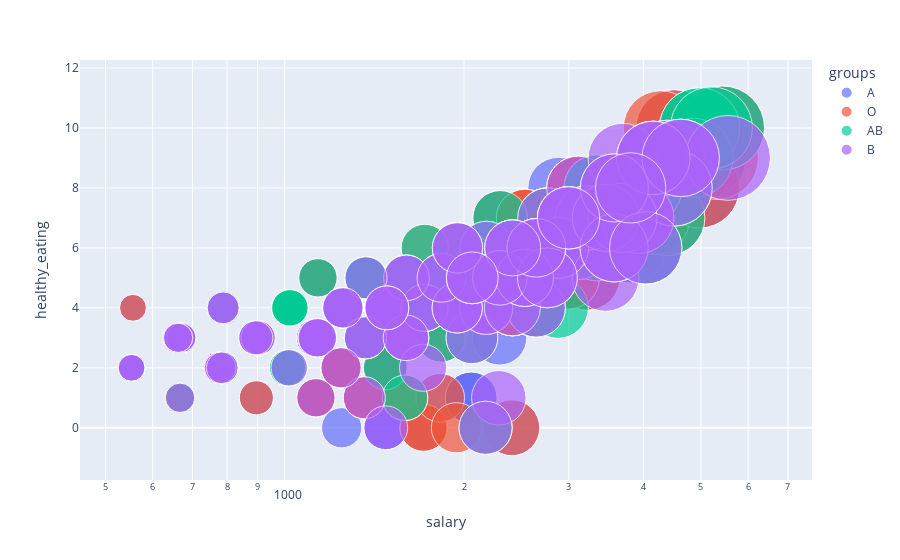

Notebook source saved alongside this figure:
### Markdown cell above
**Healthy Eating VS Salary VS Groups**

### Code cell
import plotly.express as px

fig = px.scatter(employee_salary, x= 'salary', y='healthy_eating',
                size='salary', color='groups',
                hover_name = 'groups', log_x=True, size_max=60)

fig.show()

### Figure 1 — Plotly figure (JSON) as saved in the notebook; plotly's stock layout.template omitted (floating-point values rounded to 4 significant figures; data arrays with more than 128 entries replaced by an {"elided": "..."} marker saying what was removed)
{"data": [{"hoverlabel": {"namelength": 0}, "hovertemplate": "<b>%{hovertext}</b><br><br>groups=A<br>salary=%{marker.size}<br>healthy_eating=%{y}", "hovertext": {"elided": "375 str values"}, "legendgroup": "A", "marker": {"color": "#636efa", "size": {"elided": "375 int values"}, "sizemode": "area", "sizeref": 1.542, "symbol": "circle"}, "mode": "markers", "name": "A", "showlegend": true, "type": "scatter", "x": {"elided": "375 int values"}, "xaxis": "x", "y": {"elided": "375 int values"}, "yaxis": "y"}, {"hoverlabel": {"namelength": 0}, "hovertemplate": "<b>%{hovertext}</b><br><br>groups=O<br>salary=%{marker.size}<br>healthy_eating=%{y}", "hovertext": {"elided": "375 str values"}, "legendgroup": "O", "marker": {"color": "#EF553B", "size": {"elided": "375 int values"}, "sizemode": "area", "sizeref": 1.542, "symbol": "circle"}, "mode": "markers", "name": "O", "showlegend": true, "type": "scatter", "x": {"elided": "375 int values"}, "xaxis": "x", "y": {"elided": "375 int values"}, "yaxis": "y"}, {"hoverlabel": {"namelength": 0}, "hovertemplate": "<b>%{hovertext}</b><br><br>groups=AB<br>salary=%{marker.size}<br>healthy_eating=%{y}", "hovertext": ["AB", "AB", "AB", "AB", "AB", "AB", "AB", "AB", "AB", "AB", "AB", "AB", "AB", "AB", "AB", "AB", "AB", "AB", "AB", "AB", "AB", "AB", "AB", "AB", "AB", "AB", "AB", "AB", "AB", "AB", "AB", "AB", "AB", "AB", "AB", "AB", "AB", "AB", "AB", "AB", "AB", "AB", "AB", "AB", "AB", "AB", "AB", "AB", "AB", "AB", "AB", "AB", "AB", "AB", "AB", "AB", "AB", "AB", "AB", "AB", "AB", "AB", "AB", "AB", "AB", "AB", "AB", "AB", "AB", "AB", "AB", "AB", "AB", "AB", "AB", "AB", "AB", "AB", "AB", "AB", "AB", "AB", "AB", "AB", "AB", "AB", "AB", "AB", "AB", "AB", "AB", "AB", "AB", "AB", "AB", "AB", "AB", "AB", "AB", "AB", "AB", "AB", "AB", "AB", "AB", "AB", "AB", "AB", "AB", "AB", "AB", "AB", "AB", "AB", "AB", "AB", "AB", "AB", "AB", "AB", "AB", "AB", "AB", "AB", "AB"], "legendgroup": "AB", "marker": {"color": "#00cc96", "size": [1484, 3460, 3460, 1252, 670, 2179, 670, 2297, 1830, 2182, 2878, 1601, 1484, 1252, 1020, 670, 2878, 2878, 2529, 1950, 2182, 902, 4041, 2182, 902, 3574, 2062, 1366, 1011, 1475, 667, 1716, 1369, 5435, 1369, 2414, 4041, 1716, 4158, 1020, 1369, 1252, 1252, 2065, 3228, 1833, 2764, 2414, 4387, 3110, 2878, 1601, 1252, 2179, 1716, 2414, 1017, 1716, 670, 3110, 785, 3691, 3228, 3345, 3345, 4972, 1137, 1020, 1484, 2182, 1718, 553, 1020, 2878, 2065, 2174, 4038, 1833, 2875, 1369, 2996, 1252, 4622, 4972, 1601, 2179, 1252, 2065, 3228, 2065, 2643, 3345, 4854, 2414, 788, 1252, 902, 1833, 3345, 2414, 2646, 1484, 4041, 2300, 1252, 894, 4505, 2414, 1948, 1592, 3460, 1716, 1017, 553, 4390, 2179, 3345, 3342, 788, 1011, 4041, 5204, 4622, 1366, 2414], "sizemode": "area", "sizeref": 1.542, "symbol": "circle"}, "mode": "markers", "name": "AB", "showlegend": true, "type": "scatter", "x": [1484, 3460, 3460, 1252, 670, 2179, 670, 2297, 1830, 2182, 2878, 1601, 1484, 1252, 1020, 670, 2878, 2878, 2529, 1950, 2182, 902, 4041, 2182, 902, 3574, 2062, 1366, 1011, 1475, 667, 1716, 1369, 5435, 1369, 2414, 4041, 1716, 4158, 1020, 1369, 1252, 1252, 2065, 3228, 1833, 2764, 2414, 4387, 3110, 2878, 1601, 1252, 2179, 1716, 2414, 1017, 1716, 670, 3110, 785, 3691, 3228, 3345, 3345, 4972, 1137, 1020, 1484, 2182, 1718, 553, 1020, 2878, 2065, 2174, 4038, 1833, 2875, 1369, 2996, 1252, 4622, 4972, 1601, 2179, 1252, 2065, 3228, 2065, 2643, 3345, 4854, 2414, 788, 1252, 902, 1833, 3345, 2414, 2646, 1484, 4041, 2300, 1252, 894, 4505, 2414, 1948, 1592, 3460, 1716, 1017, 553, 4390, 2179, 3345, 3342, 788, 1011, 4041, 5204, 4622, 1366, 2414], "xaxis": "x", "y": [4, 7, 7, 4, 3, 4, 3, 5, 3, 6, 6, 5, 4, 4, 4, 3, 6, 6, 5, 6, 6, 3, 8, 6, 3, 6, 3, 3, 2, 2, 1, 4, 5, 10, 5, 6, 8, 4, 9, 4, 5, 4, 4, 5, 7, 5, 7, 6, 7, 6, 6, 5, 4, 4, 4, 6, 2, 4, 3, 6, 2, 7, 7, 8, 8, 10, 5, 4, 4, 6, 6, 2, 4, 6, 5, 0, 6, 5, 4, 5, 7, 4, 9, 10, 5, 4, 4, 5, 7, 5, 4, 8, 9, 6, 4, 4, 3, 5, 8, 6, 6, 4, 8, 7, 4, 3, 8, 6, 4, 1, 7, 4, 2, 2, 9, 4, 8, 6, 4, 2, 8, 10, 9, 3, 6], "yaxis": "y"}, {"hoverlabel": {"namelength": 0}, "hovertemplate": "<b>%{hovertext}</b><br><br>groups=B<br>salary=%{marker.size}<br>healthy_eating=%{y}", "hovertext": ["B", "B", "B", "B", "B", "B", "B", "B", "B", "B", "B", "B", "B", "B", "B", "B", "B", "B", "B", "B", "B", "B", "B", "B", "B", "B", "B", "B", "B", "B", "B", "B", "B", "B", "B", "B", "B", "B", "B", "B", "B", "B", "B", "B", "B", "B", "B", "B", "B", "B", "B", "B", "B", "B", "B", "B", "B", "B", "B", "B", "B", "B", "B", "B", "B", "B", "B", "B", "B", "B", "B", "B", "B", "B", "B", "B", "B", "B", "B", "B", "B", "B", "B", "B", "B", "B", "B", "B", "B", "B", "B", "B", "B", "B", "B", "B", "B", "B", "B", "B", "B", "B", "B", "B", "B", "B", "B", "B", "B", "B", "B", "B", "B", "B", "B", "B", "B", "B", "B", "B", "B", "B", "B", "B", "B"], "legendgroup": "B", "marker": {"color": "#ab63fa", "size": [3809, 662, 3110, 2764, 779, 1484, 2878, 2761, 1948, 2182, 2646, 1598, 662, 2297, 3113, 4158, 1017, 667, 1360, 3228, 662, 902, 1252, 3460, 2179, 4390, 3694, 3228, 2996, 3228, 1598, 3923, 894, 1366, 788, 2643, 1707, 670, 1126, 2761, 1716, 4622, 553, 3457, 902, 2179, 1833, 894, 670, 1134, 3574, 2288, 553, 1484, 1252, 1366, 1601, 2414, 1134, 1134, 2062, 2996, 3228, 2179, 1716, 670, 3691, 2646, 2529, 2646, 3809, 1598, 2878, 779, 1948, 5550, 1601, 1134, 3923, 785, 1128, 2411, 1948, 3577, 2065, 2646, 2646, 1833, 2529, 670, 670, 2996, 2529, 662, 2174, 2065, 1950, 1369, 3923, 3923, 4505, 3691, 3460, 1478, 2297, 4158, 4158, 1950, 2761, 3574, 1243, 4622, 3577, 2646, 1484, 553, 2414, 662, 2996, 4038, 1252, 1484, 2065, 3809, 788], "sizemode": "area", "sizeref": 1.542, "symbol": "circle"}, "mode": "markers", "name": "B", "showlegend": true, "type": "scatter", "x": [3809, 662, 3110, 2764, 779, 1484, 2878, 2761, 1948, 2182, 2646, 1598, 662, 2297, 3113, 4158, 1017, 667, 1360, 3228, 662, 902, 1252, 3460, 2179, 4390, 3694, 3228, 2996, 3228, 1598, 3923, 894, 1366, 788, 2643, 1707, 670, 1126, 2761, 1716, 4622, 553, 3457, 902, 2179, 1833, 894, 670, 1134, 3574, 2288, 553, 1484, 1252, 1366, 1601, 2414, 1134, 1134, 2062, 2996, 3228, 2179, 1716, 670, 3691, 2646, 2529, 2646, 3809, 1598, 2878, 779, 1948, 5550, 1601, 1134, 3923, 785, 1128, 2411, 1948, 3577, 2065, 2646, 2646, 1833, 2529, 670, 670, 2996, 2529, 662, 2174, 2065, 1950, 1369, 3923, 3923, 4505, 3691, 3460, 1478, 2297, 4158, 4158, 1950, 2761, 3574, 1243, 4622, 3577, 2646, 1484, 553, 2414, 662, 2996, 4038, 1252, 1484, 2065, 3809, 788], "xaxis": "x", "y": [8, 3, 6, 7, 2, 4, 6, 5, 4, 6, 6, 3, 3, 5, 8, 9, 2, 1, 1, 7, 3, 3, 4, 7, 4, 9, 9, 7, 7, 7, 3, 7, 3, 3, 4, 4, 2, 3, 3, 5, 4, 9, 2, 5, 3, 4, 5, 3, 3, 3, 6, 1, 2, 4, 4, 3, 5, 6, 3, 3, 3, 7, 7, 4, 4, 3, 7, 6, 5, 6, 8, 3, 6, 2, 4, 9, 5, 3, 7, 2, 1, 4, 4, 8, 5, 6, 6, 5, 5, 3, 3, 7, 5, 3, 0, 5, 6, 5, 7, 7, 8, 7, 7, 0, 5, 9, 9, 6, 5, 6, 2, 9, 8, 6, 4, 2, 6, 3, 7, 6, 4, 4, 5, 8, 4], "yaxis": "y"}], "layout": {"legend": {"itemsizing": "constant", "title": {"text": "groups"}, "tracegroupgap": 0}, "margin": {"t": 60}, "xaxis": {"anchor": "y", "domain": [0.0, 1.0], "title": {"text": "salary"}, "type": "log"}, "yaxis": {"anchor": "x", "domain": [0.0, 1.0], "title": {"text": "healthy_eating"}}}}
